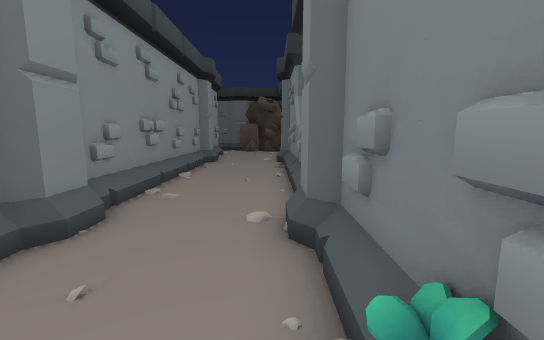
view 1 (above)

16 first-person views from a walk through a scene from a Unity 3-D project. The camera is 1.5 m above the floor, tilts 8° down and sees 90° across. The floor is counted in squares, 1 m on a side. Each view is taken from the middle of a square. On the plan, view 1 faces up. The plan holds only what a view shows up to about 14 squares ahead; the rest is blank. The place goes on beyond the plan. The player character is not drawn. Some animated figures are left out.

view 2
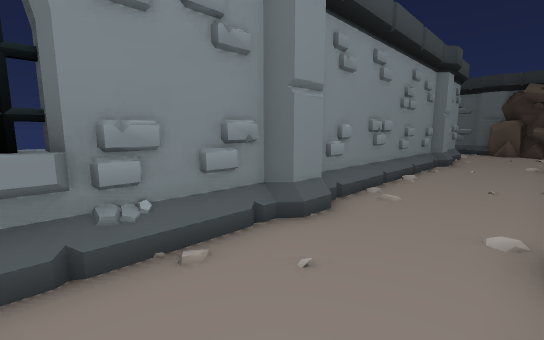

view 3
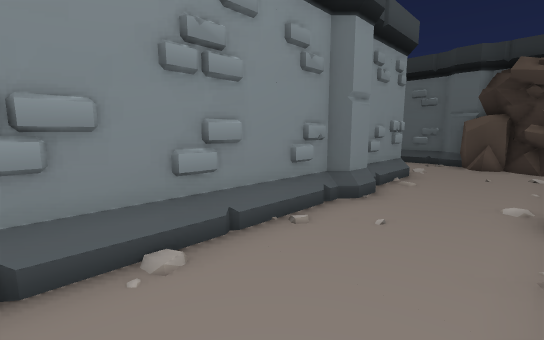

view 4
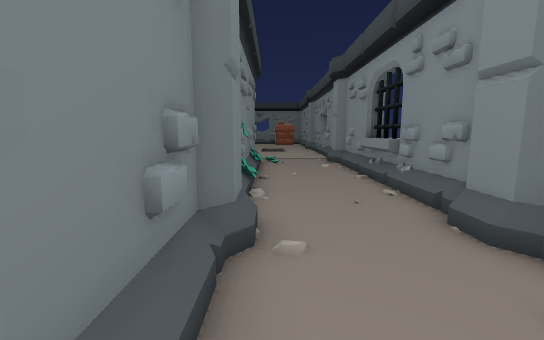

view 5
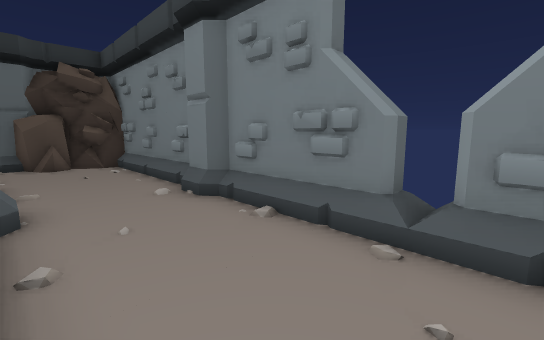

view 6
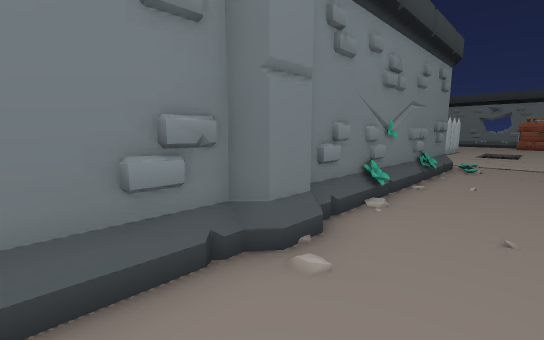

view 7
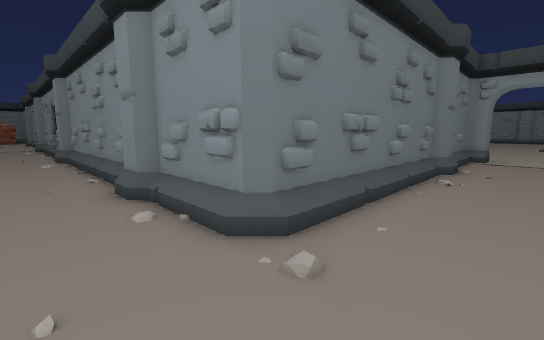

view 8
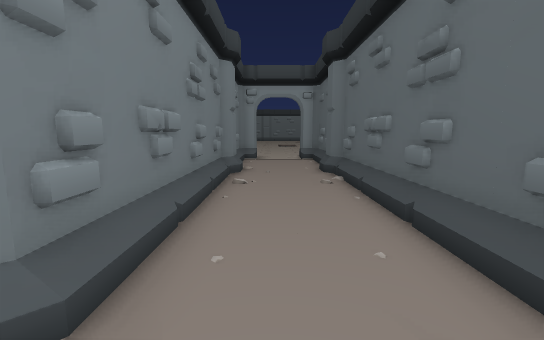

view 9
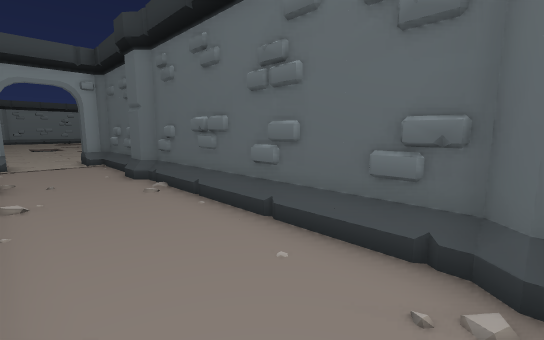

view 10
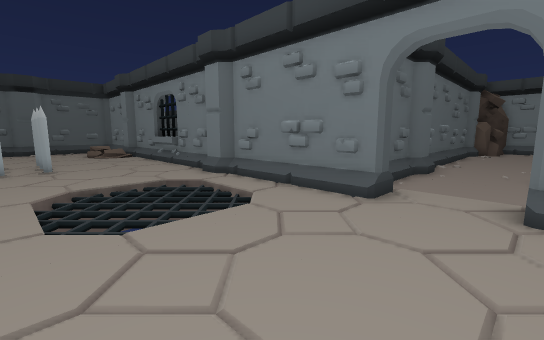

view 11
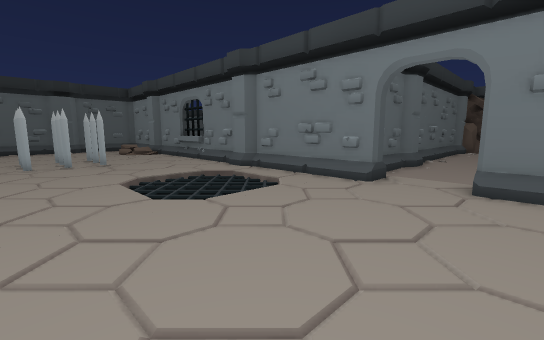

view 12
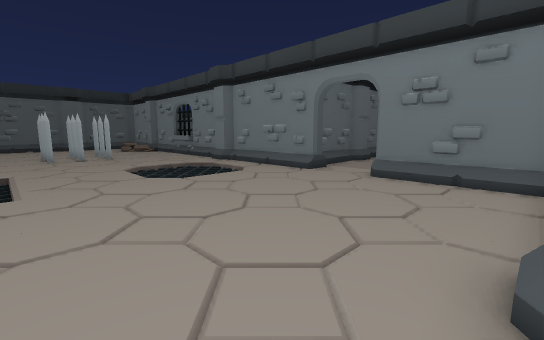

view 13
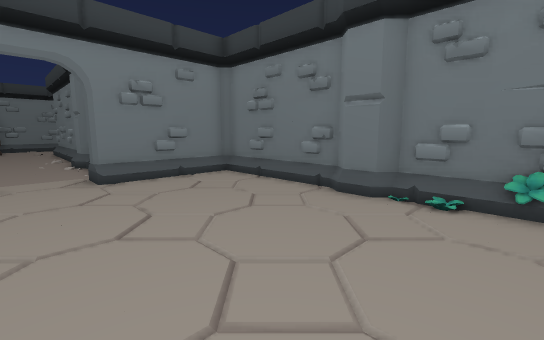

view 14
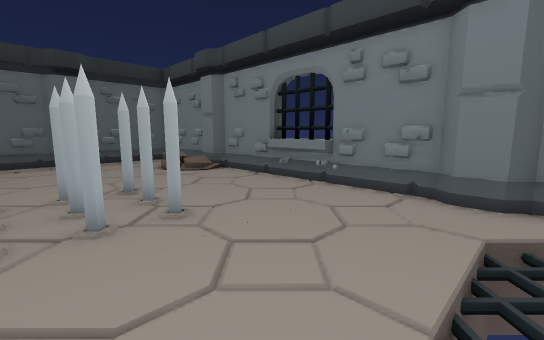

view 15
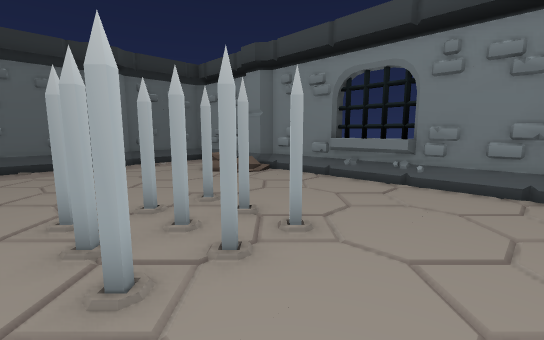

view 16
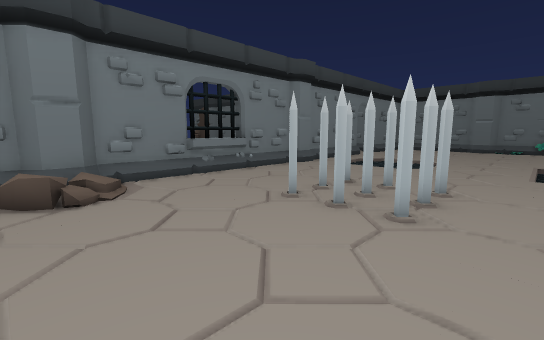

### Floor plan
Key: @ floor where view 1 was taken; # wall or solid block; x gap in a wall; . floor; / step, stairs or slope; = window, fence, low wall or low ledge; ^ raised ledge; S spikes.
Columns run from 27 left of view 1 to 1 right of it. Each row starts with its distance up from view 1.
 39 ....... /#
 38  ......x/#
 37 .......//#
 36 .........#
 35 .........#
 34 ..###....#^
 33 ..S#S....=^
 32 ..###....=^
 31 .........#
 30 .........#
 29 .........#
 28 .........#
 27  ...    .#
 26  ...    .#
 25  ...    .#
 24  ...    .#
 23 .........################
 22 .........#////##////////####
 21 ........................ #.##
 20 ............................#
 19 .........#/...#.............#
 18 .........###############....#
 17 .........#             #....#
 16 .........#             #....#
 15 .###.....#             #....#
 14 ##########             ##...#
 13                        #....#
 12                        ##...#
 11                        ##...#
 10                        #....#
  9                        ##...#
  8                        #.. .#
  7                        ##...#
  6                        ##...#
  5                        #....#
  4                        ##...#
  3                        #....#
  2                        #....#
  1                        ##...#
  0                        #...@#
 -1                        ##...#
 -2                        #.. .#
 -3                        ##...#
 -4                        ##...#
 -5                         #.  #

Where each view was taken, in squares from view 1:
view 1: 0 up, 0 right, facing up
view 2: 0 up, 0 right, facing up-left
view 3: 8 up, 0 right, facing up-left
view 4: 8 up, 0 right, facing down
view 5: 8 up, 3 left, facing up-right
view 6: 7 up, 2 left, facing down-right
view 7: 21 up, 1 left, facing down-left
view 8: 20 up, 2 left, facing left
view 9: 19 up, 3 left, facing up-left
view 10: 19 up, 24 left, facing up-right
view 11: 18 up, 26 left, facing up-right
view 12: 15 up, 27 left, facing up-right
view 13: 21 up, 27 left, facing down-right
view 14: 27 up, 25 left, facing up-right
view 15: 29 up, 26 left, facing up-right
view 16: 39 up, 27 left, facing down-right
